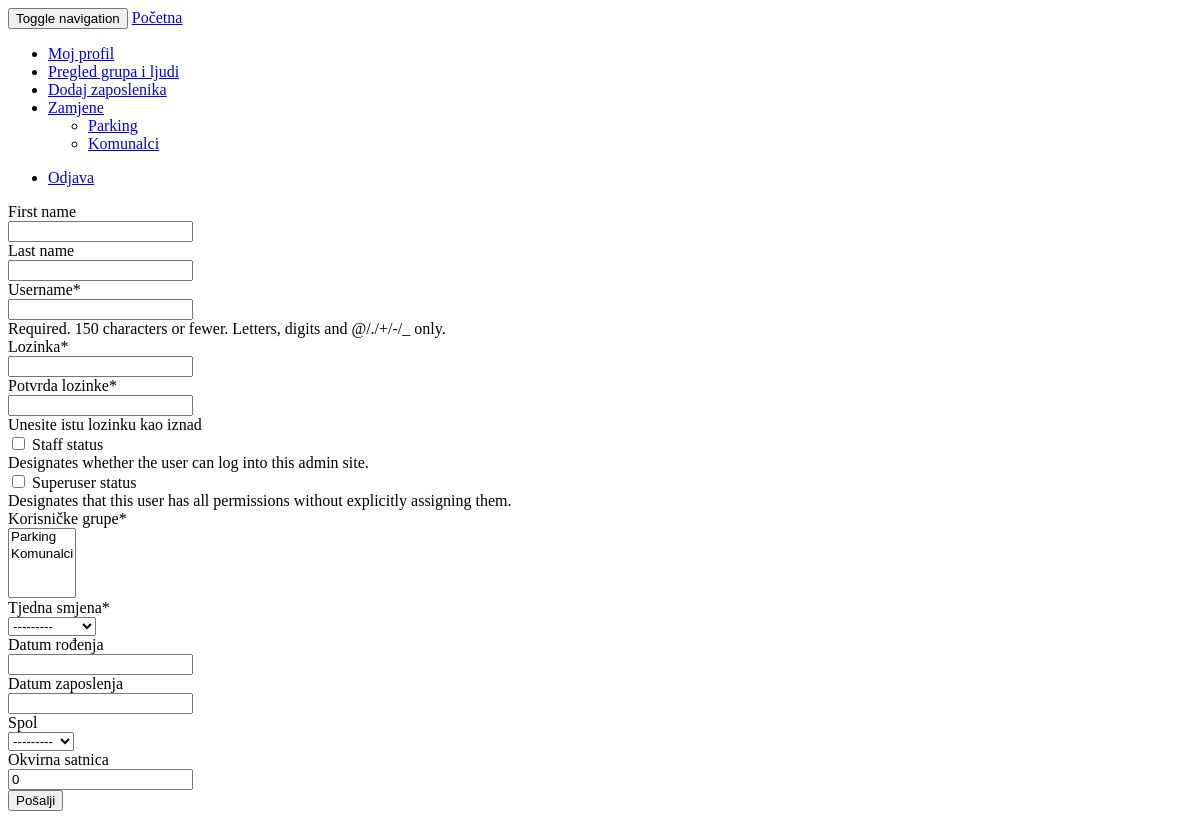
The page /schedule/add_user/ (signed in) on the database as committed earlier.
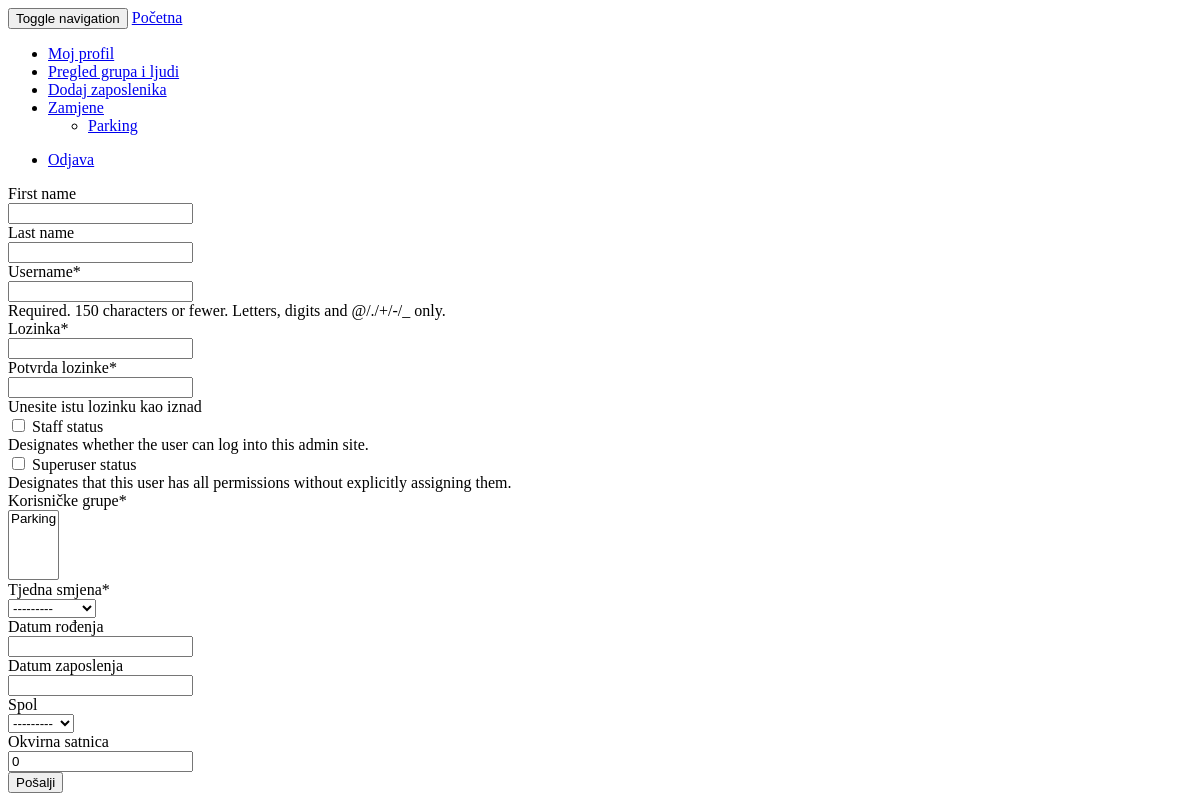
The same page on the database as committed later.
### schedule/models.py (models this page shows, shortened)
class Group(models.Model):
    group_name = models.CharField(max_length=30)
    supervisor = models.ForeignKey(User, related_name='+',)
    def __init__(self, *args, **kwargs):
        super(Group, self).__init__(*args, **kwargs)
        if hasattr(self, 'supervisor'):
            self.old_supervisor = self.supervisor
    def __unicode__(self):
        return self.group_name

### schedule/views.py (the view)
@login_required
def add_user(request):
    if not request.user.is_staff or not request.user.is_superuser:
        HttpResponseForbidden('<h1>Permission denied</h1>')
    if request.method == 'POST':
        user_form = UserForm(
            request.POST, is_superuser=request.user.is_superuser)
        profile_form = UserProfileForm(request.POST)
        if user_form.is_valid() and profile_form.is_valid():
            user_data = user_form.cleaned_data
            profile_data = profile_form.cleaned_data
            u = User.objects.create_user(
                username=user_data['username'],
                first_name=user_data['first_name'],
                last_name=user_data['last_name'],
                password=user_data['password1'],
            )
            up = User_profile.objects.get(user=u)
            up.user_groups = profile_data['user_groups']
            up.user_shift = profile_data['user_shift']
            up.save()
            messages.success(request, _(
                'Your profile was successfully created!'))
            return HttpResponseRedirect(reverse('index'))
        else:
            messages.error(request, _('Please correct the error below.'))
    else:
        user_form = UserForm(is_superuser=request.user.is_superuser)
        profile_form = UserProfileForm()
    return render(request, "schedule/add_user.html", {
        "user": request.user.user_profile,
        "user_form": user_form,
        "profile_form": profile_form
    })

### schedule/forms.py
class UserProfileForm(forms.ModelForm):
    def __init__(self, *args, **kwargs):
        super(UserProfileForm, self).__init__(*args, **kwargs)
        self.helper = FormHelper(self)
        self.helper.form_tag = False
        self.helper.form_class = 'form-horizontal'
        self.helper.label_class = 'col-sm-2'
        self.helper.field_class = 'col-sm-4'
        self.helper.render_unmentioned_fields = False
        self.helper.layout = Layout(
            Div(
                'user_groups',
                'user_shift',
                'date_of_birth',
                'date_of_employment',
                'gender',
                'default_wage',
                css_class='well the-fieldset row'
            ),
        )
    class Meta:
        model = User_profile
        fields = ('user_groups', 'user_shift', 'date_of_birth',
                  'date_of_employment', 'gender', 'default_wage')

### schedule/models.py (called while the page is built)
    def __unicode__(self):
        return self.name

### schedule/templates/schedule/add_user.html (shortened to what this page needs)
{% extends "schedule/base.html" %}
{% load i18n crispy_forms_tags sekizai_tags %}
{% block "content" %}
  <form class="uniForm" method="post">
    {% crispy user_form %}
    {% crispy profile_form %}
    <button class="btn btn-primary" type="submit">{% trans "Send" %}</button>
  </form>
{% endblock "content" %}

### schedule/templates/schedule/base.html (shortened to what this page needs)
{% load sekizai_tags assets i18n %}
<!DOCTYPE html>
<head>
    {% assets "schedule_css" %}
        {% addtoblock "css" %}
            <link media="screen" rel="stylesheet" type="text/css" href="{{ ASSET_URL }}">
        {% endaddtoblock %}
    {% endassets %}
<nav class="navbar navbar-default">
  <div class="container-fluid">
    <div class="navbar-header">
      <button type="button" class="navbar-toggle collapsed" data-toggle="collapse" data-target="#bs-example-navbar-collapse-1">
        <span class="sr-only">Toggle navigation</span>
      </button>
      <a class="navbar-brand" href="{% url 'index' %}">{% trans "Home" %}</a>
    </div>
    <div class="collapse navbar-collapse" id="bs-example-navbar-collapse-1">
      <ul class="nav navbar-nav">
{% block "navigation" %}
      <li>
        <a href="{% url 'employee_view' employee_id=user.pk %}">{% trans "My profile" %}</a>
      </li>
      {% if request.user.is_active and request.user.is_staff %}
        <li><a href="{% url 'groups_and_people_view' %}">{% trans "Overview of groups and people" %}</a></li>
        <li><a href="{% url 'add_user_view' %}">{% trans "Add employee" %}</a>
      {% endif %}
      <li class="dropdown">
        <a class="dropdown-toggle" data-toggle="dropdown" href="#">{% trans "Swaps" %}</a>
        <ul class="dropdown-menu">
          {% for group in user.user_groups.all %}
            <li><a href="{% url 'swaps_view' group_id=group.pk %}">{{ group }}</a></li>
          {% endfor %}
        </ul>
      </li>
{% endblock "navigation" %}
      </ul>
    <ul class="nav navbar-nav navbar-right">
      <li><a href="{% url 'logout' %}">{% trans "Logout" %}</a></li>
    </ul>
    </div>
  </div>
</nav>
</head>
<body>
<div class="container">
  {% block "content" %}{% endblock "content" %}
</div>
</body>
</html>

Rows that differ between the two databases and show on the page:
removed Group: group_name "Komunalci"
Other text that changed with them:
form field user_groups: "Parking / Komunalci" → "Parking"
